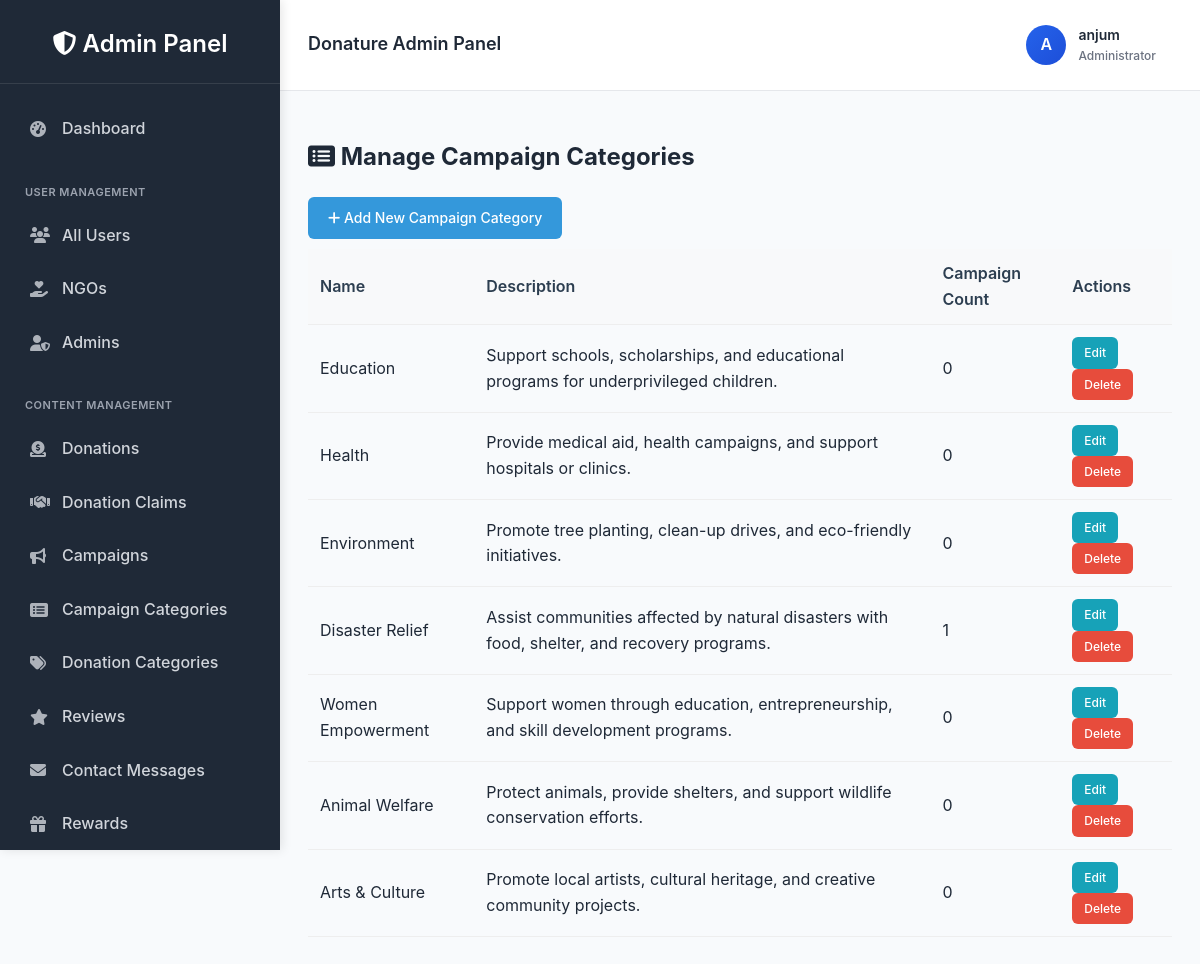
Page /panel/campaign-categories/ (signed in) on the committed database.
### donations/models.py (models this page shows, shortened)
class User(AbstractUser):
    USER_TYPE_CHOICES = (
        ('donor/recipient', 'Donor/Recipient'),
        ('ngo', 'NGO'),
        ('admin', 'Admin'),
    )
    user_type = models.CharField(max_length=20, choices=USER_TYPE_CHOICES, blank=True, null=True)
    is_approved = models.BooleanField(default=False)  # For NGO approval
    profile_picture = models.ImageField(upload_to='profile_pics/', blank=True, null=True) # Profile picture field

### ngos/models.py (models this page shows, shortened)
class CampaignCategory(models.Model):
    name = models.CharField(max_length=100)
    description = models.TextField(blank=True)
    icon = models.CharField(max_length=50, blank=True)
    class Meta:
        verbose_name_plural = "Campaign Categories"

### custom_admin/views.py (the view)
    def wrapper(request, *args, **kwargs):
        if not request.user.is_authenticated or request.user.user_type != "admin":
            return HttpResponseForbidden("Access Denied!")
        return view_func(request, *args, **kwargs)

### custom_admin/views.py (called while the page is built)
def admin_only(view_func):
    def wrapper(request, *args, **kwargs):
        if not request.user.is_authenticated or request.user.user_type != "admin":
            return HttpResponseForbidden("Access Denied!")
        return view_func(request, *args, **kwargs)
    return wrapper

def admin_context(request):
    if request.user.is_authenticated and request.user.user_type == 'admin':
        return {
            'pending_ngos_count': User.objects.filter(user_type='ngo', is_approved=False).count(),
            'pending_campaigns_count': Campaign.objects.filter(status='pending').count(),
            'pending_requests_count': RequestItem.objects.filter(status='pending').count(),
        }
    return {}

@login_required
@admin_only
def manage_campaign_categories(request):
    categories = CampaignCategory.objects.all()
    return render(request, "custom_admin/manage_campaign_categories.html", {"categories": categories})

### donations/context_processors.py (called while the page is built)
def notifications_context(request):
    if request.user.is_authenticated:
        notifications = Notification.objects.filter(user=request.user).order_by('-created_at')[:5]
        unread_count = Notification.objects.filter(user=request.user, is_read=False).count()
    else:
        notifications = []
        unread_count = 0
    return {
        'notifications': notifications,
        'notifications_unread_count': unread_count
    }

### custom_admin/templates/custom_admin/manage_campaign_categories.html
{% extends "custom_admin/base_admin.html" %}
{% block content %}
<div class="page-header">
    <h2><i class="fas fa-list-alt"></i> Manage Campaign Categories</h2>
    <a href="{% url 'create_campaign_category' %}" class="btn btn-primary">
        <i class="fas fa-plus"></i> Add New Campaign Category
    </a>
</div>
<div class="card">
    <div class="card-body">
        {% if categories %}
        <div class="table-responsive">
            <table class="data-table">
                <thead>
                    <tr>
                        <th>Name</th>
                        <th>Description</th>
                        <th>Campaign Count</th>
                        <th>Actions</th>
                    </tr>
                </thead>
                <tbody>
                    {% for category in categories %}
                    <tr>
                        <td>{{ category.name }}</td>
                        <td>{{ category.description|truncatewords:12 }}</td>
                        <td>{{ category.campaigns.count }}</td>
                        <td>
                            <a href="{% url 'edit_campaign_category' category.id %}" class="btn btn-sm btn-info">Edit</a>
                            <a href="{% url 'delete_campaign_category' category.id %}"
                               class="btn btn-sm btn-danger"
                               onclick="return confirm('Are you sure you want to delete this campaign category?')">
                                Delete
                            </a>
                        </td>
                    </tr>
                    {% endfor %}
                </tbody>
            </table>
        </div>
        {% else %}
        <p class="text-muted">No campaign categories found.</p>
        {% endif %}
    </div>
</div>
{% endblock %}

### custom_admin/templates/custom_admin/base_admin.html (shortened to what this page needs)
{% load static %}
<!DOCTYPE html>
<html lang="en">
<head>
    <link rel="stylesheet" href="{% static 'custom_admin/css/base_admin.css' %}">
    <link rel="stylesheet" href="https://cdnjs.cloudflare.com/ajax/libs/font-awesome/6.4.0/css/all.min.css">
</head>
<body>
    <div class="admin-container">
        <div class="admin-sidebar">
            <div class="sidebar-header">
                <h2><i class="fas fa-shield-alt"></i> Admin Panel</h2>
            </div>
            <div class="sidebar-menu">
                <a href="{% url 'admin_dashboard' %}" class="menu-item {% if request.resolver_match.url_name == 'admin_dashboard' %}active{% endif %}
">
                    <i class="fas fa-tachometer-alt"></i> Dashboard
                </a>
                <div class="menu-section">User Management</div>
                <a href="{% url 'manage_users' %}" class="menu-item">
                    <i class="fas fa-users"></i> All Users
                </a>
                <a href="{% url 'manage_ngos' %}" class="menu-item">
                    <i class="fas fa-hand-holding-heart"></i> NGOs
                </a>
                <a href="{% url 'manage_admins' %}" class="menu-item">
                    <i class="fas fa-user-shield"></i> Admins
                </a>
                <div class="menu-section">Content Management</div>
                <a href="{% url 'manage_donations' %}" class="menu-item">
                    <i class="fas fa-donate"></i> Donations
                </a>
                <a href="{% url 'manage_donation_claims' %}" class="menu-item">
                    <i class="fas fa-handshake"></i> Donation Claims
                </a>
                <a href="{% url 'manage_campaigns' %}" class="menu-item">
                    <i class="fas fa-bullhorn"></i> Campaigns
                </a>
                <a href="{% url 'manage_campaign_categories' %}" class="menu-item">
    <i class="fas fa-list-alt"></i> Campaign Categories
</a>
<a href="{% url 'manage_categories' %}" class="menu-item">
    <i class="fas fa-tags"></i> Donation Categories
</a>
                <a href="{% url 'manage_reviews' %}" class="menu-item">
                    <i class="fas fa-star"></i> Reviews
                </a>
                <a href="{% url 'contact_messages' %}" class="menu-item">
    <i class="fas fa-envelope"></i> Contact Messages
</a>
<a href="{% url 'manage_rewards' %}" class="menu-item">
    <i class="fas fa-gift"></i> Rewards
</a>
            </div>
        </div>
        <div class="admin-content">
            <div class="admin-topbar">
                <div class="topbar-left">
                    <h3>Donature Admin Panel</h3>
                </div>
                <div class="topbar-right">
                    <div class="admin-profile-menu">
                        <div class="profile-info">
                            <div class="profile-avatar">
                                {{ request.user.username|first|upper }}
                            </div>
                            <div>
                                <div class="profile-name">{{ request.user.username }}</div>
                                <div class="profile-role">Administrator</div>
                            </div>
                        </div>
                    </div>
                </div>
            </div>
            <main class="main-content">
                {% block content %}{% endblock %}
            </main>
        </div>
    </div>
</body>
</html>

### custom_admin/static/custom_admin/css/base_admin.css (style rules this page uses)
:root { --primary: #2563eb; --primary-dark: #1d4ed8; --secondary: #ff7e5f; --secondary-light: #feb47b; --accent: #10b981; --danger: #ef4444; --warning: #f59e0b; --background: #f8fafc; --surface: #ffffff; --text-primary: #1f2937; --text-secondary: #6b7280; --border: #e5e7eb; --sidebar-bg: #1f2937; }
body { margin: 0; font-family: 'Inter', 'Segoe UI', Tahoma, Geneva, Verdana, sans-serif; background: var(--background); color: var(--text-primary); line-height: 1.6; }
.admin-container { display: flex; min-height: 100vh; }
.admin-sidebar { width: 280px; background: var(--sidebar-bg); color: white; padding: 25px 0; box-shadow: 2px 0 10px rgba(0, 0, 0, 0.1); position: fixed; height: 100vh; left: 0; top: 0; overflow-y: auto; }
.sidebar-header { padding: 0 20px 20px; text-align: center; border-bottom: 1px solid rgba(255, 255, 255, 0.1); margin-bottom: 20px; }
.sidebar-header h2 { margin: 0; font-size: 24px; font-weight: 600; color: white; }
.sidebar-menu { padding: 0 15px; }
.menu-section { padding: 15px 10px 5px; font-size: 11px; text-transform: uppercase; color: #9ca3af; font-weight: 600; letter-spacing: 0.5px; margin-top: 15px; }
.menu-item { display: flex; align-items: center; padding: 12px 15px; color: #d1d5db; text-decoration: none; border-radius: 6px; margin: 4px 0; transition: all 0.3s ease; font-weight: 500; }
.menu-item i { width: 20px; margin-right: 12px; font-size: 16px; opacity: 0.8; }
.admin-content { flex: 1; display: flex; flex-direction: column; margin-left: 280px; min-height: 100vh; }
.admin-topbar { background: var(--surface); padding: 16px 28px; display: flex; justify-content: space-between; align-items: center; box-shadow: 0 1px 3px rgba(0, 0, 0, 0.1); border-bottom: 1px solid var(--border); }
.topbar-left { display: flex; align-items: center; gap: 16px; }
.admin-topbar h3 { margin: 0; color: var(--text-primary); font-weight: 600; font-size: 18px; }
.topbar-right { display: flex; align-items: center; gap: 16px; }
.admin-profile-menu { position: relative; display: flex; align-items: center; gap: 12px; padding: 8px 16px; border-radius: 8px; transition: all 0.3s ease; cursor: pointer; }
.profile-info { display: flex; align-items: center; gap: 12px; }
.profile-avatar { width: 40px; height: 40px; border-radius: 50%; background: linear-gradient(135deg, var(--primary) 0%, var(--primary-dark) 100%); display: flex; align-items: center; justify-content: center; color: white; font-weight: 600; font-size: 16px; }
.profile-name { color: var(--text-primary); font-weight: 600; font-size: 14px; white-space: nowrap; }
.profile-role { color: var(--text-secondary); font-size: 12px; font-weight: 500; }
.main-content { flex: 1; padding: 28px; background: var(--background); overflow-y: auto; }
.menu-item { animation: slideIn 0.3s ease forwards; opacity: 0; }
.menu-item:nth-child(1) { animation-delay: 0.1s; }
.menu-item:nth-child(3) { animation-delay: 0.3s; }
.menu-item:nth-child(4) { animation-delay: 0.4s; }
.menu-item:nth-child(5) { animation-delay: 0.5s; }
.data-table { width: 100%; border-collapse: collapse; margin-top: 10px; }
.data-table th, .data-table td { padding: 12px; text-align: left; border-bottom: 1px solid #eee; }
.data-table th { background: #f8f9fa; font-weight: 600; color: #2c3e50; }
.btn { padding: 10px 20px; border: none; border-radius: 6px; cursor: pointer; font-size: 14px; font-weight: 500; text-decoration: none; display: inline-block; transition: all 0.3s ease; }
.btn-sm { padding: 6px 12px; font-size: 12px; }
.btn-primary { background: #3498db; color: white; }
.btn-danger { background: #e74c3c; color: white; }
.btn-info { background: #17a2b8; color: white; }
.table-responsive { overflow-x: auto; }

### rows in the picture
User: user.username|first "A", user.username "anjum"
CampaignCategory: name "Education", description "Support schools, scholarships, and educational programs for underprivileged children.", campaigns.count "0"
CampaignCategory: name "Health", description "Provide medical aid, health campaigns, and support hospitals or clinics.", campaigns.count "0"
CampaignCategory: name "Environment", description "Promote tree planting, clean-up drives, and eco-friendly initiatives.", campaigns.count "0"
CampaignCategory: name "Disaster Relief", description "Assist communities affected by natural disasters with food, shelter, and recovery programs.", campaigns.count "1"
CampaignCategory: name "Women Empowerment", description "Support women through education, entrepreneurship, and skill development programs.", campaigns.count "0"
CampaignCategory: name "Animal Welfare", description "Protect animals, provide shelters, and support wildlife conservation efforts.", campaigns.count "0"
CampaignCategory: name "Arts & Culture", description "Promote local artists, cultural heritage, and creative community projects.", campaigns.count "0"
